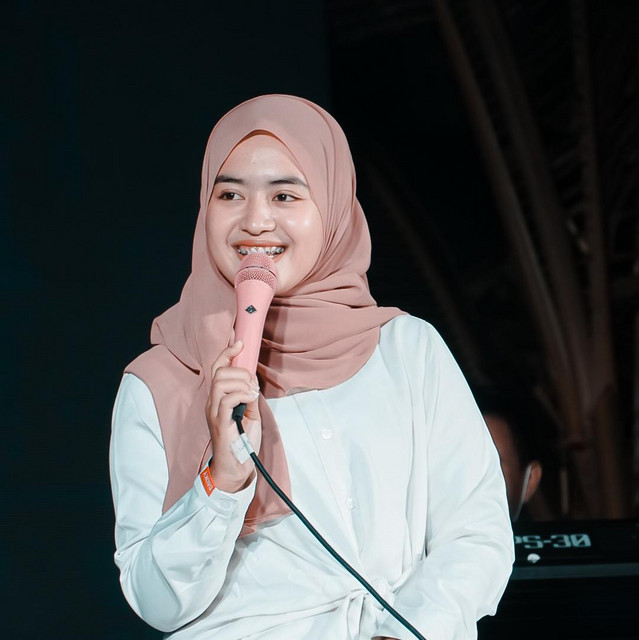
#> input picture images/woro.jpg, 639 x 640 px
$ python face_detect.py
#> lines starting #> are read from the running program, lines starting #| are printed output that depends on the picture; after the words box and inside, x2 and y2 are one past the last pixel; in counts of white or black regions, pixels touching at a corner belong together
import numpy as np
import cv2

# diambil dari opencv github
face_cascade = cv2.CascadeClassifier('haarcascade_frontalface_default.xml')
eye_cascade = cv2.CascadeClassifier('haarcascade_eye.xml')

img = cv2.imread('images/woro.jpg')
#> img is the input picture: shape (640, 639, 3); mean B, G, R 81.4, 80.8, 79.7
gray = cv2.cvtColor(img, cv2.COLOR_BGR2GRAY)
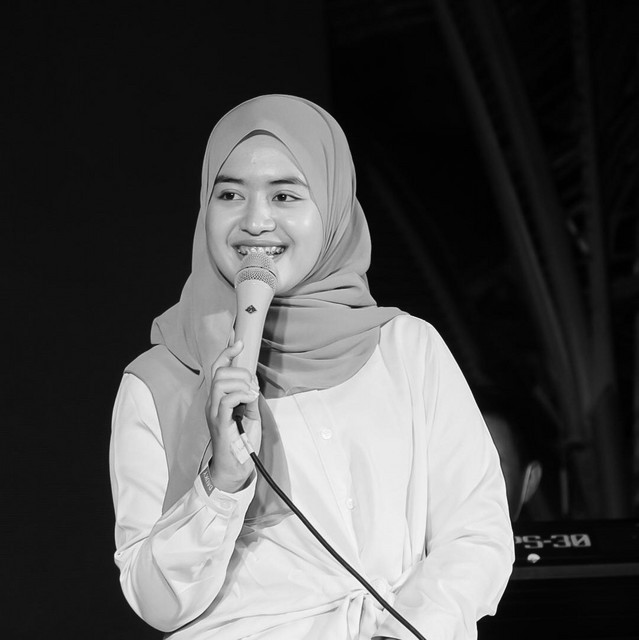
#> gray: shape (640, 639); min 0, max 253, mean 80.5

faces = face_cascade.detectMultiScale(gray, 1.3, 3)
#> faces = [[186, 135, 156, 156], [207, 85, 151, 151]]
for (x,y,w,h) in faces:
    img = cv2.rectangle(img,(x,y),(x+w,y+h),(255,0,0),2)
    roi_gray = gray[y:y+h, x:x+w]
    roi_color = img[y:y+h, x:x+w]
    eyes = eye_cascade.detectMultiScale(roi_gray)
    for (ex,ey,ew,eh) in eyes:
        cv2.rectangle(roi_color,(ex,ey),(ex+ew,ey+eh),(0,255,0),2)
#> this loop made 2 passes
#> (x, y, w, h, eyes) on passes 1 to 2: (186, 135, 156, 156, [[76, 43, 38, 38], [23, 41, 40, 40]]), (207, 85, 151, 151, [[54, 91, 40, 40], [6, 94, 35, 35]])
#> pass 1, `roi_gray = gray[y:y+h, x:x+w]`:
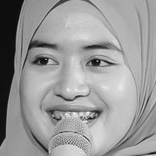
#> roi_gray: shape (156, 156); min 2, max 248, mean 153.7
#> pass 1, `roi_color = img[y:y+h, x:x+w]`:
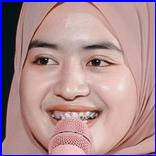
#> roi_color: shape (156, 156, 3); mean B, G, R 145.2, 140.4, 173.1
#> pass 2, `img = cv2.rectangle(img,(x,y),(x+w,y+h),(255,0,0),2)`:
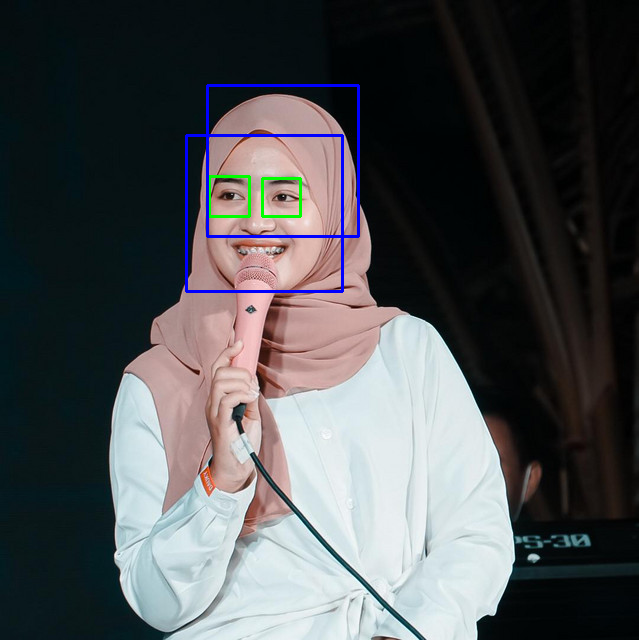
#> img: shape (640, 639, 3); mean B, G, R 82.5, 80.2, 78.3
#> after the loop:
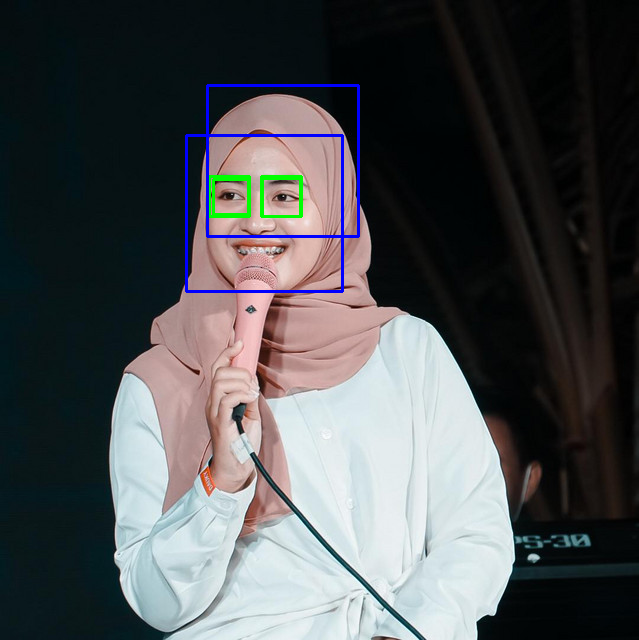
#> img: shape (640, 639, 3); 0.12% of pixels changed, all inside (x1, y1, x2, y2) = (212, 175, 303, 218)
#> after the loop:
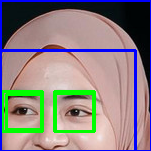
#> roi_color: shape (151, 151, 3); mean B, G, R 128.9, 129.6, 137.7
#> after the loop:
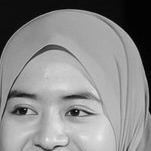
#> roi_gray: shape (151, 151); min 0, max 234, mean 138.1

cv2.imshow('Display Images',img)
cv2.waitKey(0)
cv2.destroyAllWindows()
